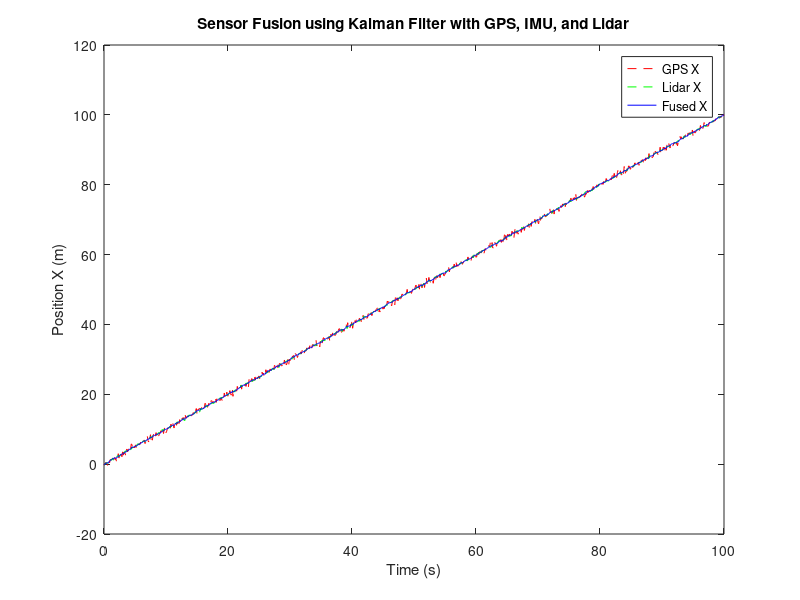

MATLAB code for this plot:
% Simülasyon için örnek veriler oluşturma

% Zaman vektörü
time = 0:0.1:100;

% GPS verileri (örneğin pozisyon)
gps_position = [time' + randn(size(time'))*0.5, time' + randn(size(time'))*0.5];

% IMU verileri (örneğin hız)
imu_velocity = [ones(size(time')), ones(size(time'))] + randn(length(time), 2)*0.1;

% Lidar verileri (örneğin pozisyon)
lidar_position = [time' + randn(size(time'))*0.2, time' + randn(size(time'))*0.2];





% Durum vektörü: [x; y; vx; vy]
% x ve y pozisyon, vx ve vy hız bileşenleridir.

% Durum geçiş matrisi (F)
dt = 0.1; % Zaman adımı
F = [1 0 dt 0;
     0 1 0 dt;
     0 0 1 0;
     0 0 0 1];

% GPS ve Lidar ölçüm matrisi (sadece pozisyon ölçülüyor)
H_gps = [1 0 0 0;
         0 1 0 0];

H_lidar = [1 0 0 0;
           0 1 0 0];

% IMU ölçüm matrisi (sadece hız ölçülüyor)
H_imu = [0 0 1 0;
         0 0 0 1];




% Süreç gürültüsü kovaryans matrisi (Q)
Q = 0.01 * eye(4);

% GPS ölçüm gürültüsü kovaryans matrisi (R_gps)
R_gps = 0.1 * eye(2);

% Lidar ölçüm gürültüsü kovaryans matrisi (R_lidar)
R_lidar = 0.05 * eye(2);

% IMU ölçüm gürültüsü kovaryans matrisi (R_imu)
R_imu = 0.1 * eye(2);




% Başlangıç durumu ve kovaryans matrisi
initial_state = [0; 0; 0; 0];
initial_covariance = eye(4);



% Kalman filtresi başlangıç durumu
x = initial_state;
P = initial_covariance;

% Birleşik durumları depolamak için yer ayırma
estimated_positions = zeros(length(time), 2);

for k = 1:length(time)
    % Tahmin adımı
    x = F * x;
    P = F * P * F' + Q;
    
    % GPS ölçüm yenileme adımı
    z_gps = gps_position(k, :)'; % GPS pozisyon ölçümü
    y_gps = z_gps - H_gps * x; % Ölçüm yeniliği
    S_gps = H_gps * P * H_gps' + R_gps; % Yenilik kovaryansı
    K_gps = P * H_gps' / S_gps; % Kalman kazancı
    
    x = x + K_gps * y_gps; % Durum güncelleme
    P = (eye(4) - K_gps * H_gps) * P; % Kovaryans güncelleme
    
    % IMU ölçüm yenileme adımı
    z_imu = imu_velocity(k, :)'; % IMU hız ölçümü
    y_imu = z_imu - H_imu * x; % Ölçüm yeniliği
    S_imu = H_imu * P * H_imu' + R_imu; % Yenilik kovaryansı
    K_imu = P * H_imu' / S_imu; % Kalman kazancı
    
    x = x + K_imu * y_imu; % Durum güncelleme
    P = (eye(4) - K_imu * H_imu) * P; % Kovaryans güncelleme
    
    % Lidar ölçüm yenileme adımı
    z_lidar = lidar_position(k, :)'; % Lidar pozisyon ölçümü
    y_lidar = z_lidar - H_lidar * x; % Ölçüm yeniliği
    S_lidar = H_lidar * P * H_lidar' + R_lidar; % Yenilik kovaryansı
    K_lidar = P * H_lidar' / S_lidar; % Kalman kazancı
    
    x = x + K_lidar * y_lidar; % Durum güncelleme
    P = (eye(4) - K_lidar * H_lidar) * P; % Kovaryans güncelleme
    
    % Tahmin edilen pozisyonları kaydet
    estimated_positions(k, :) = x(1:2)';
end

% Sonuçları çizme
figure;
plot(time, gps_position(:, 1), 'r--', 'DisplayName', 'GPS X');
hold on;
plot(time, lidar_position(:, 1), 'g--', 'DisplayName', 'Lidar X');
plot(time, estimated_positions(:, 1), 'b-', 'DisplayName', 'Fused X');
xlabel('Time (s)');
ylabel('Position X (m)');
legend;
title('Sensor Fusion using Kalman Filter with GPS, IMU, and Lidar');
